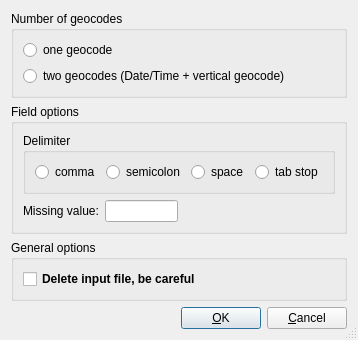
<?xml version="1.0" encoding="UTF-8"?>
<ui version="4.0">
 <class>FourColumnsDialog</class>
 <widget class="QDialog" name="FourColumnsDialog">
  <property name="geometry">
   <rect>
    <x>0</x>
    <y>0</y>
    <width>354</width>
    <height>293</height>
   </rect>
  </property>
  <property name="windowTitle">
   <string>Four columns dialog</string>
  </property>
  <property name="sizeGripEnabled">
   <bool>true</bool>
  </property>
  <layout class="QGridLayout" name="gridLayout_3">
   <item row="0" column="0">
    <widget class="QGroupBox" name="NumOfGeocodes_groupBox">
     <property name="title">
      <string>Number of geocodes</string>
     </property>
     <layout class="QGridLayout" name="gridLayout_2">
      <item row="0" column="0">
       <widget class="QRadioButton" name="one_radioButton">
        <property name="text">
         <string>one geocode</string>
        </property>
       </widget>
      </item>
      <item row="1" column="0">
       <widget class="QRadioButton" name="two_radioButton">
        <property name="text">
         <string>two geocodes (Date/Time + vertical geocode)</string>
        </property>
       </widget>
      </item>
     </layout>
    </widget>
   </item>
   <item row="1" column="0">
    <widget class="QGroupBox" name="FieldOptions_groupBox">
     <property name="title">
      <string>Field options</string>
     </property>
     <layout class="QGridLayout" name="gridLayout_5">
      <item row="0" column="0" colspan="3">
       <widget class="QGroupBox" name="groupBox_5">
        <property name="title">
         <string>Delimiter</string>
        </property>
        <layout class="QGridLayout" name="gridLayout_4">
         <item row="0" column="0">
          <widget class="QRadioButton" name="comma_radioButton">
           <property name="text">
            <string>comma</string>
           </property>
          </widget>
         </item>
         <item row="0" column="1">
          <widget class="QRadioButton" name="semicolon_radioButton">
           <property name="text">
            <string>semicolon</string>
           </property>
          </widget>
         </item>
         <item row="0" column="2">
          <widget class="QRadioButton" name="space_radioButton">
           <property name="text">
            <string>space</string>
           </property>
          </widget>
         </item>
         <item row="0" column="3">
          <widget class="QRadioButton" name="tabstop_radioButton">
           <property name="text">
            <string>tab stop</string>
           </property>
          </widget>
         </item>
        </layout>
       </widget>
      </item>
      <item row="1" column="0">
       <widget class="QLabel" name="label">
        <property name="text">
         <string>Missing value:</string>
        </property>
        <property name="buddy">
         <cstring>missingValue_lineEdit</cstring>
        </property>
       </widget>
      </item>
      <item row="1" column="1">
       <widget class="QLineEdit" name="missingValue_lineEdit">
        <property name="maximumSize">
         <size>
          <width>80</width>
          <height>16777215</height>
         </size>
        </property>
        <property name="text">
         <string/>
        </property>
       </widget>
      </item>
      <item row="1" column="2">
       <spacer name="horizontalSpacer_3">
        <property name="orientation">
         <enum>Qt::Horizontal</enum>
        </property>
        <property name="sizeHint" stdset="0">
         <size>
          <width>157</width>
          <height>20</height>
         </size>
        </property>
       </spacer>
      </item>
     </layout>
    </widget>
   </item>
   <item row="2" column="0">
    <widget class="QGroupBox" name="groupBox">
     <property name="title">
      <string>General options</string>
     </property>
     <layout class="QGridLayout" name="gridLayout">
      <item row="0" column="0">
       <widget class="QCheckBox" name="DeleteInputFile_checkBox">
        <property name="font">
         <font>
          <weight>75</weight>
          <bold>true</bold>
         </font>
        </property>
        <property name="text">
         <string>Delete input file, be careful</string>
        </property>
       </widget>
      </item>
     </layout>
    </widget>
   </item>
   <item row="3" column="0">
    <layout class="QHBoxLayout" name="horizontalLayout_2">
     <item>
      <spacer name="horizontalSpacer">
       <property name="orientation">
        <enum>Qt::Horizontal</enum>
       </property>
       <property name="sizeHint" stdset="0">
        <size>
         <width>40</width>
         <height>20</height>
        </size>
       </property>
      </spacer>
     </item>
     <item>
      <widget class="QPushButton" name="OK_pushButton">
       <property name="text">
        <string>&amp;OK</string>
       </property>
       <property name="default">
        <bool>true</bool>
       </property>
      </widget>
     </item>
     <item>
      <widget class="QPushButton" name="Cancel_pushButton">
       <property name="text">
        <string>&amp;Cancel</string>
       </property>
      </widget>
     </item>
    </layout>
   </item>
  </layout>
 </widget>
 <tabstops>
  <tabstop>one_radioButton</tabstop>
  <tabstop>two_radioButton</tabstop>
  <tabstop>comma_radioButton</tabstop>
  <tabstop>semicolon_radioButton</tabstop>
  <tabstop>space_radioButton</tabstop>
  <tabstop>tabstop_radioButton</tabstop>
  <tabstop>missingValue_lineEdit</tabstop>
  <tabstop>DeleteInputFile_checkBox</tabstop>
  <tabstop>OK_pushButton</tabstop>
  <tabstop>Cancel_pushButton</tabstop>
 </tabstops>
 <resources/>
 <connections/>
</ui>
